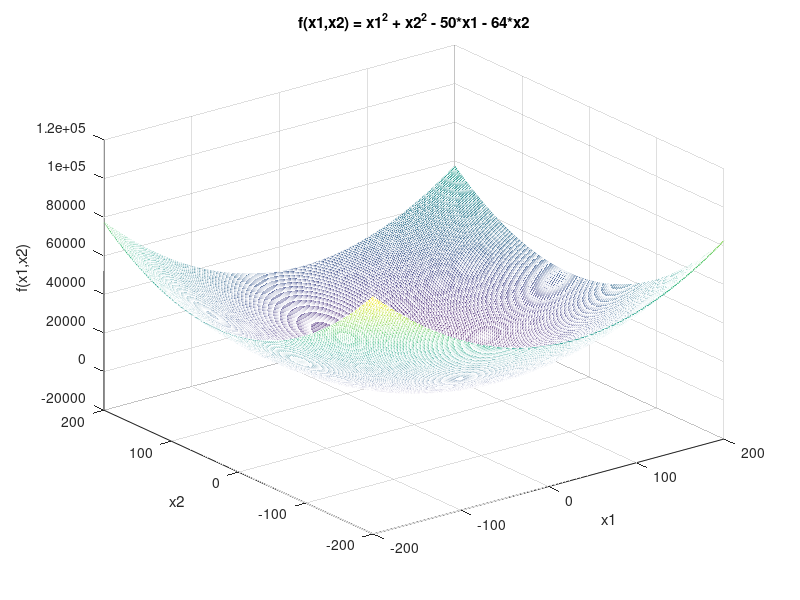
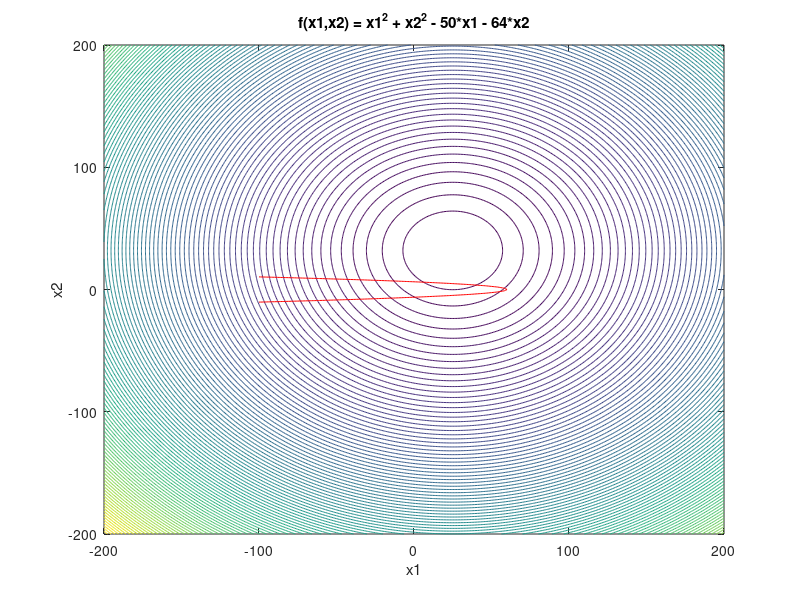

Reproduce these figures in MATLAB, in order. (Note: this script raises an error after producing the figures.)
% Author: Kovács Bálint-Hunor (Informatika III.) 2023
clear all %#ok<CLALL>
close all
clc

% Lagrange relaxation method
f = @(x) x(1).^2 + x(2).^2 - 50*x(1) - 64*x(2);
F = @(x1, x2) x1.^2 + x2.^2 - 50*x1 - 64*x2;

% constraints
g1 = @(x) x(1) + (3/2)*x(2).^2 - 60;
G1 = @(x1, x2) x1 + (3/2)*x2.^2 - 60;


L = @(z) f(z) + z(3)*g1(z);

% plot mesh and contour
x1 = -200:1:200;
x2 = -200:1:200;
[X1,X2] = meshgrid(x1,x2);
Z = F(X1,X2);

figure(1)
mesh(X1,X2,Z)
xlabel('x1')
ylabel('x2')
zlabel('f(x1,x2)')
title('f(x1,x2) = x1^2 + x2^2 - 50*x1 - 64*x2')

figure(2)
contour(X1,X2,Z,100)
xlabel('x1')
ylabel('x2')
title('f(x1,x2) = x1^2 + x2^2 - 50*x1 - 64*x2')

% plot constraints
figure(2)
hold on
x1 = -100:1:100;
x2 = -100:1:100;
[X1,X2] = meshgrid(x1,x2);
Z = G1(X1,X2);
contour(X1,X2,Z,[0 0],'r')
hold off

figure(2)
x = ginput(1);
x = x';
hold on
plot(x(1), x(2), 'r*')
disp('Start point: ')
disp(x)

% variables and parameters
max_iteration = 1000;
Sx = 0.001;
Sp = 0.01;
P = 35;

h = 1e-3;
e1 = 1e-4;


iteration_counter = 0;
minimum_iterations = [x];
varriance_of_p = [P];

% Lagrange relaxation method
% One larger cycle where we have 2 inner cycles
% The first inner cycle calculates the minimum of the f function
% The second inner cycle calculates the maximum of the g function


while iteration_counter < max_iteration
    iteration_counter = iteration_counter + 1;
    for i = 1:10
        Z = [x ; P];
        G = gr(L,h,Z);
        
        uj_x = x - Sx*G(1:2);
        x = uj_x;
        minimum_iterations = [minimum_iterations x];
        
        % plot the minimum iterations
        figure(2)
        hold on
        plot(x(1), x(2), 'r.')
        hold off
        
        if norm(G(1:2)) < e1
            break
        end
        
    end
    for i = 1:10
        Z = [x; P];
        G = gr(L, h, Z);
        
        uj_p = P + Sp * G(3);
        P = uj_p;
        varriance_of_p = [varriance_of_p P];
        
        if norm(G(3)) < e1
            break
        end
    end
    
    % if the difference between the last two P values is less than e1 or the difference between the last two x values is less than e1 then we stop
    if abs(minimum_iterations(:,end) - minimum_iterations(:,end-1)) < e1
        break
    end
    if abs(varriance_of_p(:,end) - varriance_of_p(:,end-1)) < e1
        break
    end
end

disp('Minimum point: ')
disp(x)
disp('P: ')
disp(P)

% plot the minimum iterations on the mesh and contour
figure(1)
hold on
plot3(minimum_iterations(1,:), minimum_iterations(2,:), F(minimum_iterations(1,:), minimum_iterations(2,:)), 'r')
hold off

figure(2)
hold on
plot(minimum_iterations(1,:), minimum_iterations(2,:), 'r')
hold off

% plot the variance of P on a graph
figure(3)
plot(varriance_of_p, 'r')
xlabel('Iteration')
ylabel('P')
title('Variance of P')

% plot the values of x1 and x2 on a graph as the iterations go on
figure(4)
plot(minimum_iterations(1,:), 'r')
hold on
plot(minimum_iterations(2,:), 'b')
hold off
xlabel('Iteration')
ylabel('x1, x2')
title('Values of x1 and x2 as the iterations go on')
legend('x1', 'x2')
